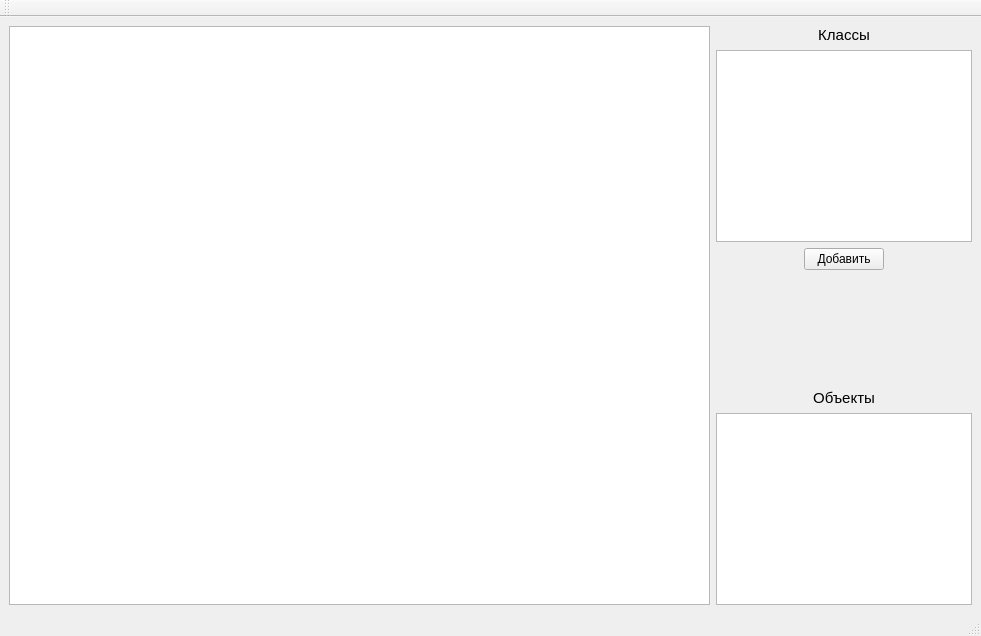
<?xml version="1.0" encoding="UTF-8"?>
<ui version="4.0">
 <class>LabelPoly</class>
 <widget class="QMainWindow" name="LabelPoly">
  <property name="geometry">
   <rect>
    <x>0</x>
    <y>0</y>
    <width>981</width>
    <height>636</height>
   </rect>
  </property>
  <property name="minimumSize">
   <size>
    <width>800</width>
    <height>450</height>
   </size>
  </property>
  <property name="windowTitle">
   <string>MainWindow</string>
  </property>
  <widget class="QWidget" name="centralwidget">
   <layout class="QHBoxLayout" name="horizontalLayout_2">
    <item>
     <widget class="QGraphicsView" name="graphicsView"/>
    </item>
    <item>
     <layout class="QVBoxLayout" name="verticalLayout">
      <item>
       <widget class="QLabel" name="label_2">
        <property name="font">
         <font>
          <family>Tahoma</family>
          <pointsize>11</pointsize>
          <weight>50</weight>
          <italic>false</italic>
          <bold>false</bold>
         </font>
        </property>
        <property name="mouseTracking">
         <bool>true</bool>
        </property>
        <property name="frameShape">
         <enum>QFrame::NoFrame</enum>
        </property>
        <property name="frameShadow">
         <enum>QFrame::Plain</enum>
        </property>
        <property name="lineWidth">
         <number>1</number>
        </property>
        <property name="midLineWidth">
         <number>0</number>
        </property>
        <property name="text">
         <string>Классы</string>
        </property>
        <property name="textFormat">
         <enum>Qt::MarkdownText</enum>
        </property>
        <property name="scaledContents">
         <bool>false</bool>
        </property>
        <property name="alignment">
         <set>Qt::AlignCenter</set>
        </property>
        <property name="buddy">
         <cstring></cstring>
        </property>
       </widget>
      </item>
      <item>
       <widget class="QListView" name="classesList">
        <property name="sizePolicy">
         <sizepolicy hsizetype="Minimum" vsizetype="Expanding">
          <horstretch>0</horstretch>
          <verstretch>0</verstretch>
         </sizepolicy>
        </property>
        <property name="maximumSize">
         <size>
          <width>1000</width>
          <height>16777215</height>
         </size>
        </property>
       </widget>
      </item>
      <item>
       <layout class="QHBoxLayout" name="horizontalLayout" stretch="0">
        <property name="sizeConstraint">
         <enum>QLayout::SetDefaultConstraint</enum>
        </property>
        <item>
         <widget class="QPushButton" name="pushButton_2">
          <property name="maximumSize">
           <size>
            <width>80</width>
            <height>16777215</height>
           </size>
          </property>
          <property name="text">
           <string>Добавить</string>
          </property>
         </widget>
        </item>
       </layout>
      </item>
      <item>
       <spacer name="verticalSpacer">
        <property name="orientation">
         <enum>Qt::Vertical</enum>
        </property>
        <property name="sizeHint" stdset="0">
         <size>
          <width>20</width>
          <height>40</height>
         </size>
        </property>
       </spacer>
      </item>
      <item>
       <widget class="QLabel" name="label">
        <property name="font">
         <font>
          <family>Tahoma</family>
          <pointsize>11</pointsize>
          <weight>50</weight>
          <italic>false</italic>
          <bold>false</bold>
         </font>
        </property>
        <property name="mouseTracking">
         <bool>false</bool>
        </property>
        <property name="frameShape">
         <enum>QFrame::NoFrame</enum>
        </property>
        <property name="frameShadow">
         <enum>QFrame::Plain</enum>
        </property>
        <property name="lineWidth">
         <number>1</number>
        </property>
        <property name="midLineWidth">
         <number>0</number>
        </property>
        <property name="text">
         <string>Объекты</string>
        </property>
        <property name="textFormat">
         <enum>Qt::MarkdownText</enum>
        </property>
        <property name="scaledContents">
         <bool>false</bool>
        </property>
        <property name="alignment">
         <set>Qt::AlignCenter</set>
        </property>
        <property name="buddy">
         <cstring></cstring>
        </property>
       </widget>
      </item>
      <item>
       <widget class="QListView" name="objectList">
        <property name="sizePolicy">
         <sizepolicy hsizetype="Minimum" vsizetype="Expanding">
          <horstretch>0</horstretch>
          <verstretch>0</verstretch>
         </sizepolicy>
        </property>
       </widget>
      </item>
     </layout>
    </item>
   </layout>
  </widget>
  <widget class="QStatusBar" name="statusbar"/>
  <widget class="QToolBar" name="toolBar">
   <property name="windowTitle">
    <string>toolBar</string>
   </property>
   <property name="floatable">
    <bool>true</bool>
   </property>
   <attribute name="toolBarArea">
    <enum>TopToolBarArea</enum>
   </attribute>
   <attribute name="toolBarBreak">
    <bool>false</bool>
   </attribute>
  </widget>
 </widget>
 <resources/>
 <connections/>
 <designerdata>
  <property name="gridDeltaX">
   <number>10</number>
  </property>
  <property name="gridDeltaY">
   <number>10</number>
  </property>
  <property name="gridSnapX">
   <bool>true</bool>
  </property>
  <property name="gridSnapY">
   <bool>true</bool>
  </property>
  <property name="gridVisible">
   <bool>true</bool>
  </property>
 </designerdata>
</ui>
